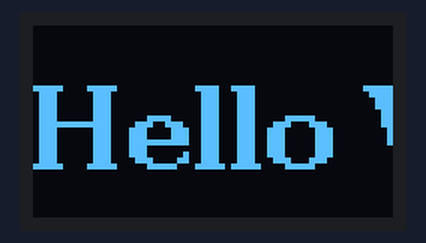
A sketch run on a simulated Arduino Uno, built with avr-gcc and run on an emulated ATmega328P. On the bench: 60×32 one-colour display.

Above: at 0.2 s.

The sketch:

main.ino
```cpp
//#include "U8glib.h"
#include <Arduino.h>
#include <U8g2lib.h>
#include <SPI.h>
#include <Wire.h>

// (Clock, Data in, CS, A0, Reset)
//U8GLIB_LD7032_60x32 u8g(9, 8, 11, 10, 12);
#define CLOCK_PIN 8
#define DATA_PIN 10
#define CS_PIN 2
#define A0_PIN 3
#define RESET_PIN 4
//U8GLIB_LD7032_60x32 u8g(CLOCK_PIN, DATA_PIN, CS_PIN, A0_PIN, RESET_PIN);
U8G2_LD7032_60X32_1_4W_SW_SPI u8g2(U8G2_R0, CLOCK_PIN, DATA_PIN, CS_PIN, A0_PIN, RESET_PIN);

void setup(void) {
  u8g2.begin();
}

void loop(void) {
  u8g2.firstPage();
  do {
    u8g2.setFont(u8g2_font_ncenB14_tr);
    u8g2.drawStr(0,24,"Hello World!");
  } while ( u8g2.nextPage() );
}


/**
void setup(void) {
}
const uint8_t rook_bitmap[] PROGMEM = {
  0x00,         // 00000000
  0x55,         // 01010101
  0x7f,          // 01111111
  0x3e,         // 00111110
  0x3e,         // 00111110
  0x3e,         // 00111110
  0x3e,         // 00111110
  0x7f           // 01111111
};

void loop(void) {
  // picture loop
  u8g.firstPage();
  do {
    u8g.setFont(u8g_font_unifont);
    //       u8g.setFont(u8g_font_osb21);
    u8g.drawStr( 5, 20, "DFROBOT");
  } while ( u8g.nextPage() );
  delay(1000);
  u8g.firstPage();
  do {
    u8g.drawCircle(30, 20, 18);
    u8g.drawEllipse(26, 12, 7, 5,U8G_DRAW_UPPER_LEFT );
    u8g.drawEllipse(34, 12, 7, 5, U8G_DRAW_UPPER_RIGHT);
    u8g.drawTriangle(30,14, 27, 18, 33, 18);
    u8g.drawFilledEllipse( 30, 25, 10,5, U8G_DRAW_LOWER_LEFT);
    u8g.drawFilledEllipse( 30, 25, 10,5, U8G_DRAW_LOWER_RIGHT);
    u8g.drawLine(30, 13, 30, 16);


    u8g.drawFrame(0, 0,60 ,32);

  } while ( u8g.nextPage() );
  delay(5000);

  u8g.firstPage();
  do {
    u8g.drawBitmapP(30, 16,1, 8, rook_bitmap);
  } while ( u8g.nextPage() );
  delay(1000);
  u8g.firstPage();
  do {

  } while ( u8g.nextPage() );
  delay(2000);

}
**/

/**
#include <SPI.h>
#include <Wire.h>
#include <Adafruit_GFX.h>
#include <HardwareSerial.h>
#include "U8glib.h"

// Define screen orientation and text offsets
int rot = 90;
float horz_offset = 0.5;
float vert_offset = 0;

// Change text offsets based on screen orientation
if (rot == 0) {
    horz_offset = -0.5;
    vert_offset = 0;
} else if (rot == 90) {
    horz_offset = 0;
    vert_offset = -0.5;
} else if (rot == 180) {
    horz_offset = 0.5;
    vert_offset = 0;
} else if (rot == 270) {
    horz_offset = 0;
    vert_offset = 0.5;
}

// Define OLED pins
#define OLED_CS    17
#define OLED_DC    16
#define OLED_RST   20

// Initialize the display with the SSD1309 driver (make sure the dimensions match your display)
Adafruit_SSD1309 display(OLED_CS, OLED_DC, OLED_RST);

// Define UART settings
#define TX_PIN 0
#define RX_PIN 1
HardwareSerial uart(1); // Use Serial1 on pins TX (0) and RX (1)

#define CODE_LEN 4
#define SCROLL_TIME 1 // Time for text to scroll

// Create Message objects for each display message type
Message typed_message("", display.width() * 4 / 5, display.height() / 2, font, rot, horz_offset, vert_offset, SCROLL_TIME, display);
Message time_message("", display.width() * 3 / 5, display.height() / 2, font, rot, horz_offset, vert_offset, SCROLL_TIME, display);
Message batper_message("", display.width() * 2 / 5, display.height() / 2, font, rot, horz_offset, vert_offset, SCROLL_TIME, display);
Message charge_message("", display.width() / 5, display.height() / 2, font, rot, horz_offset, vert_offset, SCROLL_TIME, display);

String code_array[] = {"M:::", "T:::", "P:::", "C:::"};
Message* message_array[] = {&typed_message, &time_message, &batper_message, &charge_message};

void setup() {
    // Start UART with baud rate 9600
    uart.begin(9600, SERIAL_8N1, RX_PIN, TX_PIN);

    // Initialize the OLED display
    display.begin(SSD1309_SWITCHCAPVCC);
    display.clearDisplay();
    display.display();
}

void loop() {
    // Check if a UART message is available
    if (uart.available() > 0) {
        // Clear the display
        display.clearDisplay();

        delay(100); // Small delay to ensure the display is cleared

        // Read the incoming UART message
        String message = uart.readStringUntil('\n');
        message.trim();
        message.replace('\r', '');  // Remove carriage return if present
        Serial.println(message);  // Debug print to Serial Monitor

        // Extract the message code
        String code = message.substring(0, CODE_LEN);

        // Loop through each message/code
        for (int i = 0; i < sizeof(message_array) / sizeof(message_array[0]); i++) {
            // Check if the code matches the current message's code
            if (code == code_array[i]) {
                // Update the message variable
                message_array[i]->setMessage(message.substring(CODE_LEN));

                // Check if the message is scrollable
                message_array[i]->determineScrollable();
            }
        }

        // Display each message
        for (int i = 0; i < sizeof(message_array) / sizeof(message_array[0]); i++) {
            // Draw the message
            message_array[i]->drawMessage();
        }

        // Present the display (commit to the screen)
        display.display();
    }
}
**/
```
